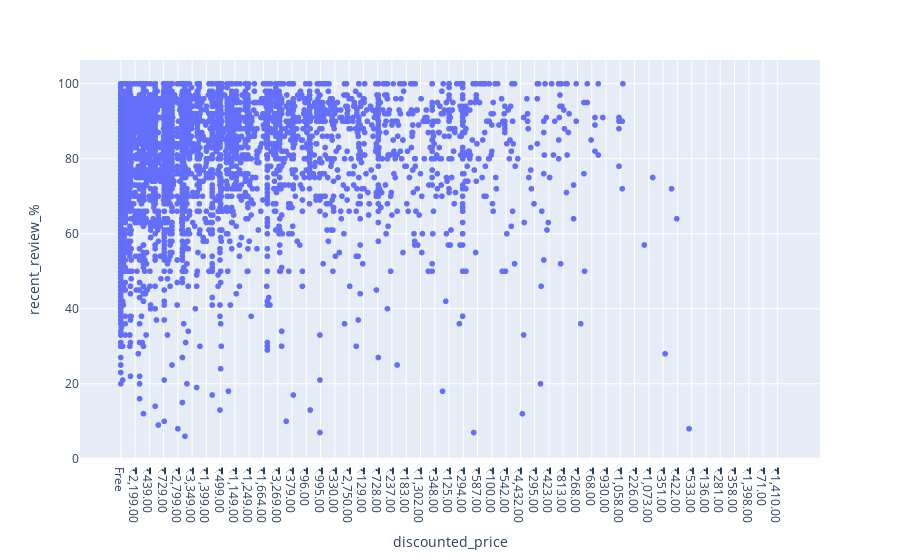

Write notebook code for a chart like this one.
### Code cell
px.scatter(
    data_frame=df,
    x='discounted_price',
    y='recent_review_%',
)

### Figure 1 — Plotly figure (JSON) as saved in the notebook; plotly's stock layout.template omitted (floating-point values rounded to 4 significant figures; data arrays with more than 128 entries replaced by an {"elided": "..."} marker saying what was removed)
{"data": [{"hovertemplate": "discounted_price=%{x}<br>recent_review_%=%{y}<extra></extra>", "legendgroup": "", "marker": {"color": "#636efa", "symbol": "circle"}, "mode": "markers", "name": "", "showlegend": false, "type": "scattergl", "x": {"elided": "42497 str values"}, "xaxis": "x", "y": {"elided": "42497 int values"}, "yaxis": "y"}], "layout": {"legend": {"tracegroupgap": 0}, "margin": {"t": 60}, "xaxis": {"anchor": "y", "domain": [0, 1], "title": {"text": "discounted_price"}}, "yaxis": {"anchor": "x", "domain": [0, 1], "title": {"text": "recent_review_%"}}}}
